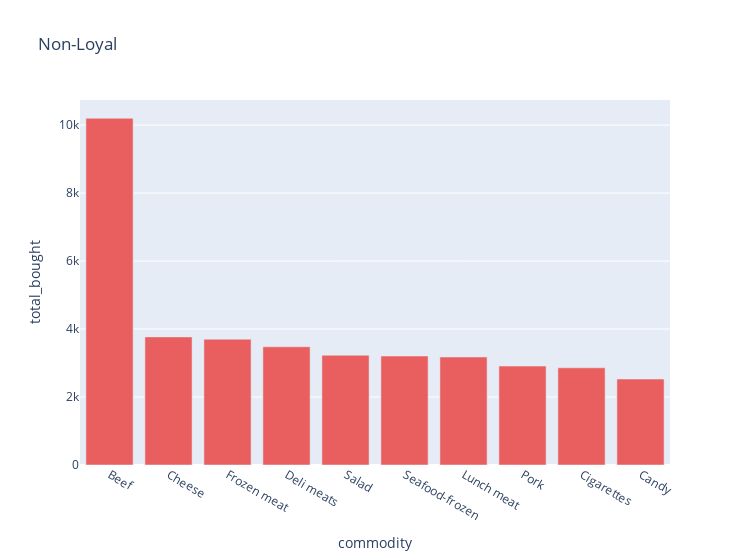

Notebook code cell kept with this figure:
### Code cell
#* Non-Loyal

fig_prom = px.bar(top_commodities_in_prom, x='commodity', y='total_bought', width=750, title='Non-Loyal', color_discrete_sequence=[clr_nloy])
fig_prom.show()
# top_commodities_in_prom

### Figure 1 — Plotly figure (JSON) as saved in the notebook; plotly's stock layout.template omitted (floating-point values rounded to 4 significant figures)
{"data": [{"alignmentgroup": "True", "hovertemplate": "commodity=%{x}<br>total_bought=%{y}<extra></extra>", "legendgroup": "", "marker": {"color": "#e95f5f", "pattern": {"shape": ""}}, "name": "", "offsetgroup": "", "orientation": "v", "showlegend": false, "textposition": "auto", "type": "bar", "x": ["Beef", "Cheese", "Frozen meat", "Deli meats", "Salad", "Seafood-frozen", "Lunch meat", "Pork", "Cigarettes", "Candy"], "xaxis": "x", "y": [10200.0, 3769.0, 3702.0, 3479.0, 3229.0, 3206.0, 3178.0, 2910.0, 2859.0, 2529.0], "yaxis": "y"}], "layout": {"barmode": "relative", "legend": {"tracegroupgap": 0}, "title": {"text": "Non-Loyal"}, "width": 750, "xaxis": {"anchor": "y", "domain": [0, 1], "title": {"text": "commodity"}}, "yaxis": {"anchor": "x", "domain": [0, 1], "title": {"text": "total_bought"}}}}
